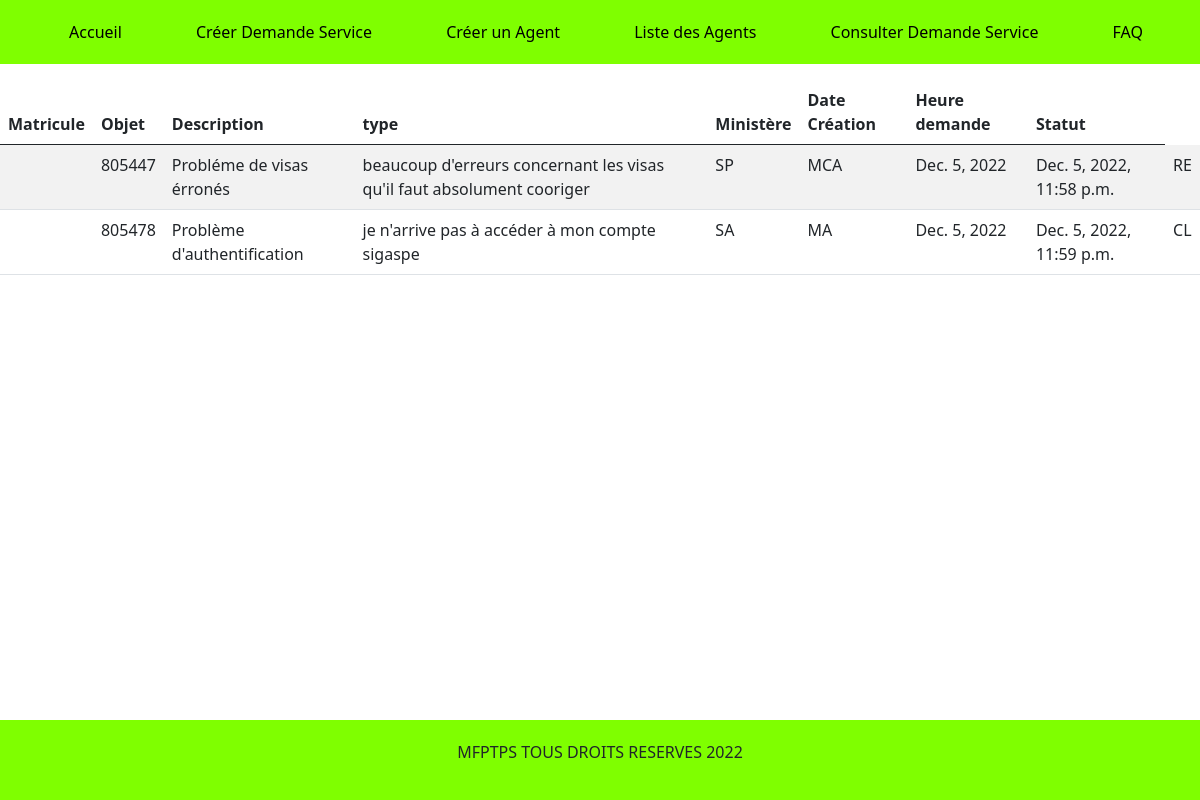
/demandeDetail/, run on an earlier commit of the app's database.
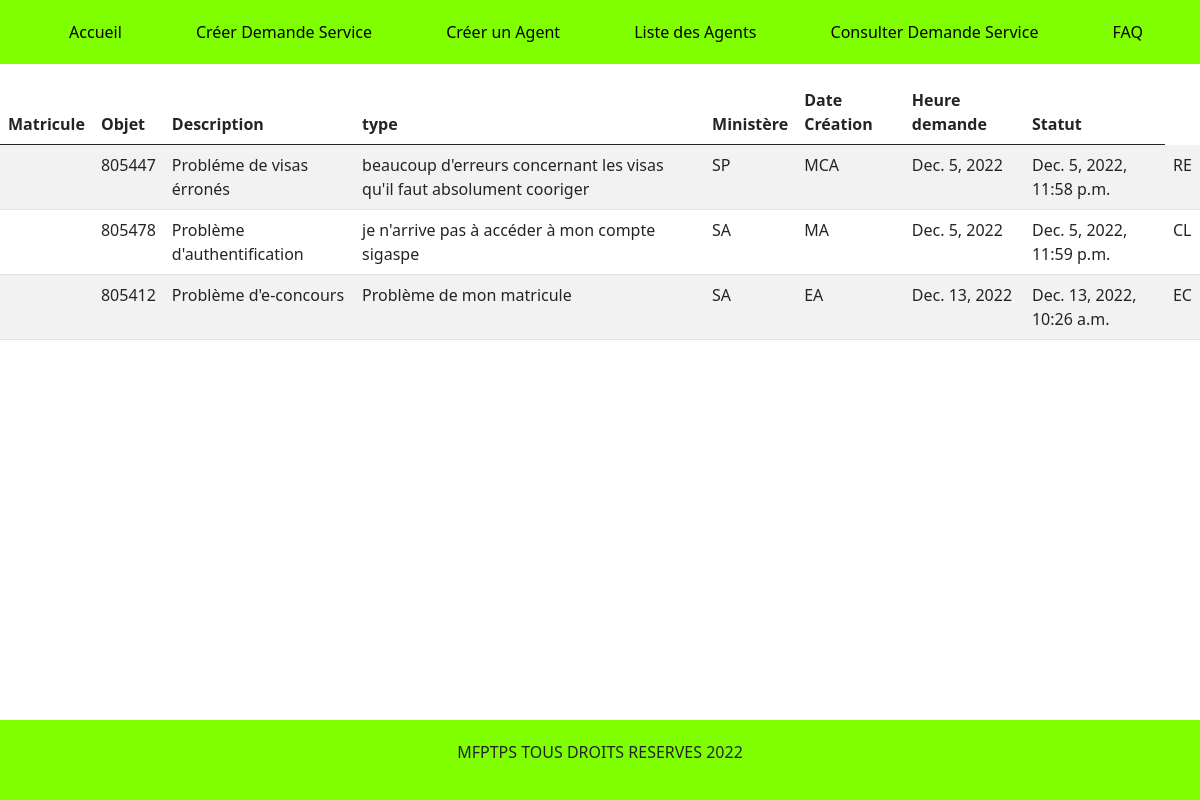
And on a later commit of the database.
### gestion/models.py (models this page shows)
class demande(models.Model):
    matricule=models.IntegerField()
    objet =models.fields.CharField(max_length=260)
    description=models.CharField(max_length=1000)
    Type=models.CharField(max_length=20)
    ministere=models.CharField(max_length=20)
    dateCreation=models.DateField()
    heureDemande=models.DateTimeField()
    statut=models.CharField(max_length=20)
    class Types(models.TextChoices):
        Maintenance = 'MAI'
        Reseau = 'RS'
        SIGASPE = 'SP'
        ALIAS = 'AS'
        SADINA = 'SA'
        PRISKA = 'PK'
        DIAN = 'DN'
        SITA = 'ST'
    Type=models.CharField(choices=Types.choices,max_length=5)
    class Ministere(models.TextChoices):
        MFPTPS = 'MF'
        MENA = 'MN'
        MUAFH = 'MU'
        MJDH = 'MJ'
        MAF = 'MA'
        MSHPB = 'MS'
        MEFP = 'ME'
        MTMUSRS='MTM'
        MATD='MD'
        MEA='EA'
        MCCAT='MCA'
        MESRI='MSI'
        MSAJ='JAS'
        MMC='CM'
        MEMC='MCE'
        MDICA='CAI'
    ministere=models.CharField(choices=Ministere.choices,max_length=5)
    class Statut(models.TextChoices):
        EnCours = 'EC'
        Regle = 'RE'
        Clos = 'CL'
        Nouveau = 'NV'
    statut=models.CharField(choices=Statut.choices,max_length=5)

### gestion/views.py (the view)
# urls.py: path('demandeDetail/',views.demande_detail,name='det'),
def demande_detail(request):
    Demande=demande.objects.all()
    return render(request,'ticket.html',{'Demande':Demande})

### gestion/templates/ticket.html
{% extends 'base.html' %}
{% block content %}
<table class="table table-striped">
    <thead>
      <tr>
        <th scope="col">Matricule</th>
        <th scope="col">Objet</th>
        <th scope="col">Description</th>
        <th scope="col">type</th>
        <th scope="col">Ministère</th>
        <th scope="col">Date Création</th>
        <th scope="col">Heure demande</th>
        <th scope="col">Statut</th>
      </tr>
    </thead>
    <tbody>
      {% for tic in Demande %}
      <tr>
        <th scope="col"></th>
        <td>{{tic.matricule}}</td>
        <td>{{tic.objet}}</td>
        <td>{{tic.description}}</td>
        <td>{{tic.Type}}</td>
        <td>{{tic.ministere}}</td>
        <td>{{tic.dateCreation}} </td>
        <td>{{tic.heureDemande}}</td>
        <td>{{tic.statut}} </td>
      </tr>
      {% endfor %}
    </tbody>
  </table>
  {% include 'footer.html' %}
{% endblock %}

What changed in the data, as far as the page shows it:
added demande: matricule "805412", objet "Problème d'e-concours", description "Problème de mon matricule", Type "SA", ministere "EA", dateCreation "Dec. 13, 2022", heureDemande "Dec. 13, 2022, 10:26 a.m.", statut "EC"
